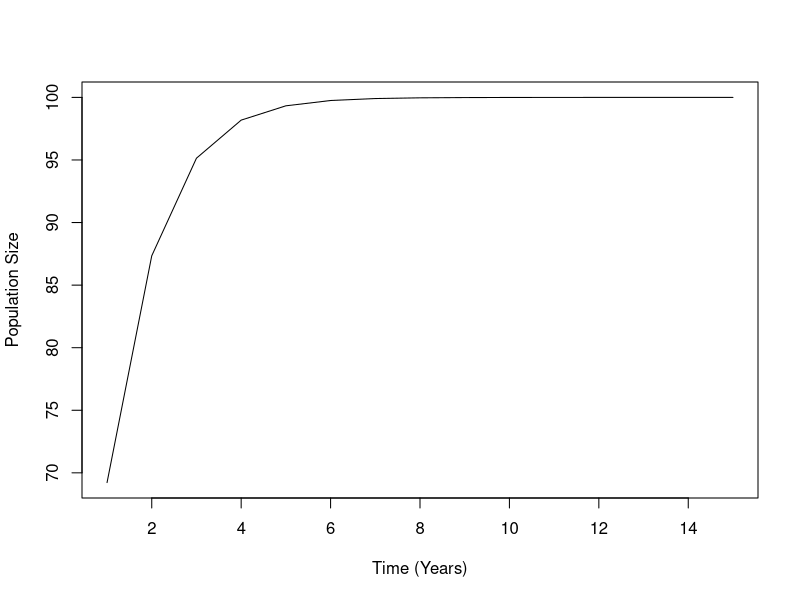
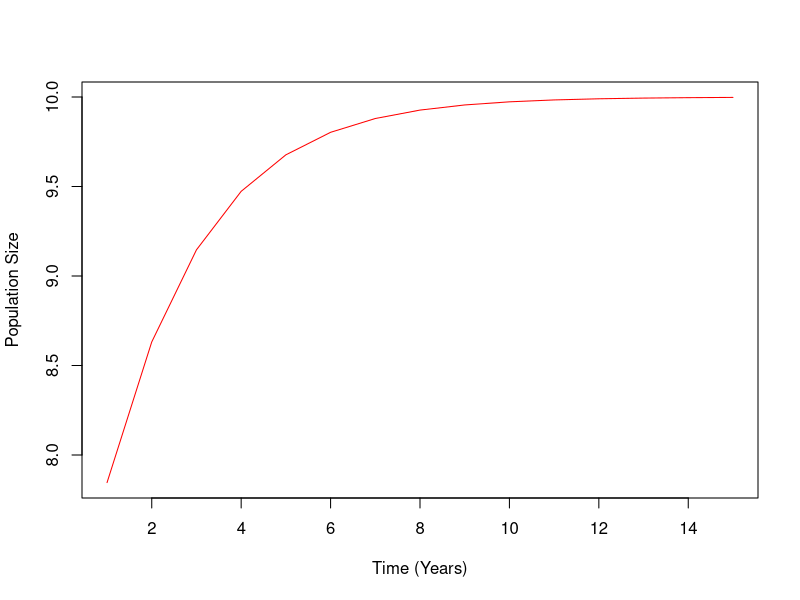

Generate these figures, in order, with R:

## 1. Write a loop that prints out the numbers from 20 to 10
for(i in 20:10){
  print(i)
}
## 2. Write a loop that print out only the numbers from 20 to 10 that are even
num = 1:20
num = num[num%%2==0]
for(i in num){
  print(i)
}
## OR
num = 1:20
for(i in num){
  if(i%%2==0) print(i)
}
## 3. Write a function that calculates whether a number is a prime number (hint: what does 2 %% 3 give you?)

prime <- function(x){
  if (x == 2) {
    TRUE
  } else if (any(x %% 2:(x-1) == 0)) {
    FALSE
  } else { 
    TRUE
    }
}

## 4. Write a loop that prints out the numbers from 1 to 20, printing “Good: NUMBER” if the number is
## divisible by five and “Job: NUMBER” if then number is prime, and nothing otherwise.

num = 1:20
for(i in num){
  if(i%%5==0)  
    print(paste(i,'Good: NUMBER'))
 else if (i == 2) 
  print(paste(i,'Job: NUMBER'))
 else if (any(i %% 2:(i-1) == 0 )) 
  print(paste(i,'Nothing'))
 else  
  print(paste(i,'Job: NUMBER'))
}

# 5. A biologist is modelling population growth using a Gompertz curve, which is defined as y(t) = a.e−b.e−c.t
# where y is population size, t is time, a and b are parameters, and e is the exponential function. Write
# them a function that calculates population size at any time for any values of its parameters.

gz <- function(t, a, b, c){
  y <- (a*exp(-b*exp(-c*t)))
    return(y)
}
gz(15, 100, 1, 1) 


# 6. The biologist likes your function so much they want you to write another function that plots the progress
# of the population over a given length of time. Write it for them.

gz <- function(t, a, b, c){
  y <- (a*exp(-b*exp(-c*t)))
  p <- plot(y~t, xlab = 'Time (Years)', ylab= 'Population Size', type='l')
 return(paste(y,t))
}
gz(1:15, 100, 1, 1)


# 7. The biologist has fallen in love with your plotting function, but want to colour y values above a as blue,
# and y values above b as red. Change your function to allow that.

gz <- function(t, a, b, c){
  y <- (a*exp(-b*exp(-c*t)))
  p <- plot(y~t, xlab = 'Time (Years)', ylab= 'Population Size', type='l', col= ifelse(y > a, 'blue','red'))
  return(paste(y,t))
}
gz(1:15, 10, .4, .5)


# 8. You are beginning to suspect the biologist is taking advantage of you. Modify your function to plot in
# purple any y value that’s above a and b. Hint: try putting 3==3 & 2==2 and 3==4 | 2==2 into an if
# statement and see what you get. Using this construction may make this simpler.




# 9. Write a function that draws boxes of a specified width and height that look like this (height 3, width 5):
#   *****
#   *   *
#   *****

box <- function(x, y){
  w1 <- (rep("*", x))
  cat(w1, '\n')
  cnt <- 0
  repeat{
  cat('*',(rep(' ',x-2)),'*','\n')
  cnt <- cnt+1
  if(cnt > y-3){
    break
  }
}
  w2 <- (rep('*',x))
  cat(w2)
}
box(5,3)

#   10. Modify your box function to put text centred inside the box, like this:
#   *************
#   *           *
#   * some text *
#   *           *
#   *************


#   11. Modify your box function to build boxes of arbitrary text, taking dimensions specified in terms of
# dimensions, not the text. For example, box("wdp", 3, 9, "hey") might produce:


#   wdpwdpwdp
# w hey w
# wdpwdpwdp